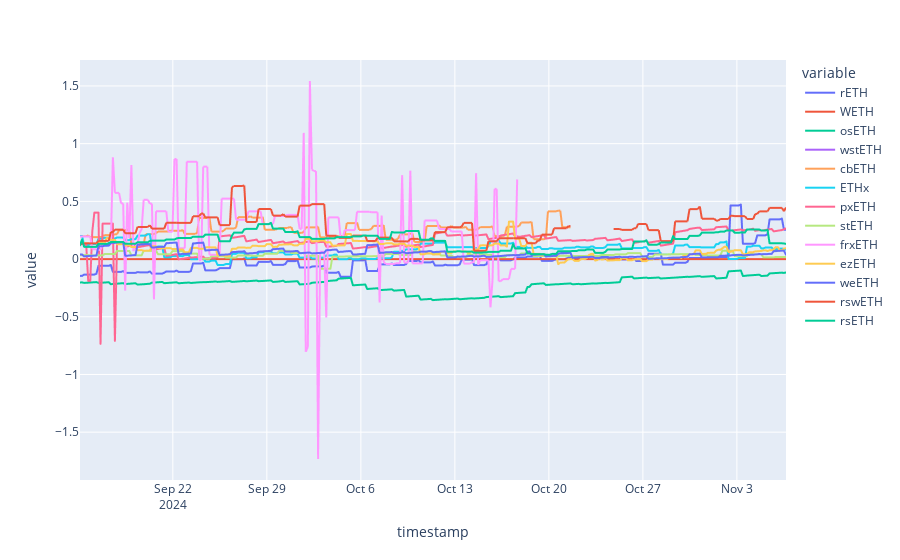

The notebook cell this image was saved under:
### Code cell
def _extract_asset_discounts(row):
    symbol_to_discount = {}

    for destinations in row['destinations']:
        for dest in destinations:
            symbols = [d['symbol'] for d in dest['underlyingTokenSymbols']]
            discounts = [round(100 * d['discount'] /1e18 , 4)for d in dest['lstStatsData']]
            for s, d in zip(symbols, discounts):
                if s in symbol_to_discount:
                    if symbol_to_discount[s] != d:
                        raise ValueError('discount and symbol different')
                else:
                    symbol_to_discount[s] = d
    return symbol_to_discount

lst_discounts = pd.DataFrame.from_records(
    pool_and_destinations_df["getPoolsAndDestinations"].apply(_extract_asset_discounts),
    index=pool_and_destinations_df.index,
)
px.line(lst_discounts)

### Figure 1 — Plotly figure (JSON) as saved in the notebook; plotly's stock layout.template omitted (floating-point values rounded to 4 significant figures; data arrays with more than 128 entries replaced by an {"elided": "..."} marker saying what was removed)
{"data": [{"hovertemplate": "variable=rETH<br>timestamp=%{x}<br>value=%{y}<extra></extra>", "legendgroup": "rETH", "line": {"color": "#636efa", "dash": "solid"}, "marker": {"symbol": "circle"}, "mode": "lines", "name": "rETH", "showlegend": true, "type": "scattergl", "x": {"elided": "345 str values"}, "xaxis": "x", "y": {"elided": "345 float values"}, "yaxis": "y"}, {"hovertemplate": "variable=WETH<br>timestamp=%{x}<br>value=%{y}<extra></extra>", "legendgroup": "WETH", "line": {"color": "#EF553B", "dash": "solid"}, "marker": {"symbol": "circle"}, "mode": "lines", "name": "WETH", "showlegend": true, "type": "scattergl", "x": {"elided": "345 str values"}, "xaxis": "x", "y": {"elided": "345 int values"}, "yaxis": "y"}, {"hovertemplate": "variable=osETH<br>timestamp=%{x}<br>value=%{y}<extra></extra>", "legendgroup": "osETH", "line": {"color": "#00cc96", "dash": "solid"}, "marker": {"symbol": "circle"}, "mode": "lines", "name": "osETH", "showlegend": true, "type": "scattergl", "x": {"elided": "345 str values"}, "xaxis": "x", "y": {"elided": "345 float values"}, "yaxis": "y"}, {"hovertemplate": "variable=wstETH<br>timestamp=%{x}<br>value=%{y}<extra></extra>", "legendgroup": "wstETH", "line": {"color": "#ab63fa", "dash": "solid"}, "marker": {"symbol": "circle"}, "mode": "lines", "name": "wstETH", "showlegend": true, "type": "scattergl", "x": {"elided": "345 str values"}, "xaxis": "x", "y": {"elided": "345 float values"}, "yaxis": "y"}, {"hovertemplate": "variable=cbETH<br>timestamp=%{x}<br>value=%{y}<extra></extra>", "legendgroup": "cbETH", "line": {"color": "#FFA15A", "dash": "solid"}, "marker": {"symbol": "circle"}, "mode": "lines", "name": "cbETH", "showlegend": true, "type": "scattergl", "x": {"elided": "345 str values"}, "xaxis": "x", "y": {"elided": "345 float values"}, "yaxis": "y"}, {"hovertemplate": "variable=ETHx<br>timestamp=%{x}<br>value=%{y}<extra></extra>", "legendgroup": "ETHx", "line": {"color": "#19d3f3", "dash": "solid"}, "marker": {"symbol": "circle"}, "mode": "lines", "name": "ETHx", "showlegend": true, "type": "scattergl", "x": {"elided": "345 str values"}, "xaxis": "x", "y": {"elided": "345 float values"}, "yaxis": "y"}, {"hovertemplate": "variable=pxETH<br>timestamp=%{x}<br>value=%{y}<extra></extra>", "legendgroup": "pxETH", "line": {"color": "#FF6692", "dash": "solid"}, "marker": {"symbol": "circle"}, "mode": "lines", "name": "pxETH", "showlegend": true, "type": "scattergl", "x": {"elided": "345 str values"}, "xaxis": "x", "y": {"elided": "345 float values"}, "yaxis": "y"}, {"hovertemplate": "variable=stETH<br>timestamp=%{x}<br>value=%{y}<extra></extra>", "legendgroup": "stETH", "line": {"color": "#B6E880", "dash": "solid"}, "marker": {"symbol": "circle"}, "mode": "lines", "name": "stETH", "showlegend": true, "type": "scattergl", "x": {"elided": "345 str values"}, "xaxis": "x", "y": {"elided": "345 float values"}, "yaxis": "y"}, {"hovertemplate": "variable=frxETH<br>timestamp=%{x}<br>value=%{y}<extra></extra>", "legendgroup": "frxETH", "line": {"color": "#FF97FF", "dash": "solid"}, "marker": {"symbol": "circle"}, "mode": "lines", "name": "frxETH", "showlegend": true, "type": "scattergl", "x": {"elided": "345 str values"}, "xaxis": "x", "y": {"elided": "345 float values"}, "yaxis": "y"}, {"hovertemplate": "variable=ezETH<br>timestamp=%{x}<br>value=%{y}<extra></extra>", "legendgroup": "ezETH", "line": {"color": "#FECB52", "dash": "solid"}, "marker": {"symbol": "circle"}, "mode": "lines", "name": "ezETH", "showlegend": true, "type": "scattergl", "x": {"elided": "345 str values"}, "xaxis": "x", "y": {"elided": "345 float values"}, "yaxis": "y"}, {"hovertemplate": "variable=weETH<br>timestamp=%{x}<br>value=%{y}<extra></extra>", "legendgroup": "weETH", "line": {"color": "#636efa", "dash": "solid"}, "marker": {"symbol": "circle"}, "mode": "lines", "name": "weETH", "showlegend": true, "type": "scattergl", "x": {"elided": "345 str values"}, "xaxis": "x", "y": {"elided": "345 float values"}, "yaxis": "y"}, {"hovertemplate": "variable=rswETH<br>timestamp=%{x}<br>value=%{y}<extra></extra>", "legendgroup": "rswETH", "line": {"color": "#EF553B", "dash": "solid"}, "marker": {"symbol": "circle"}, "mode": "lines", "name": "rswETH", "showlegend": true, "type": "scattergl", "x": {"elided": "345 str values"}, "xaxis": "x", "y": {"elided": "345 float values"}, "yaxis": "y"}, {"hovertemplate": "variable=rsETH<br>timestamp=%{x}<br>value=%{y}<extra></extra>", "legendgroup": "rsETH", "line": {"color": "#00cc96", "dash": "solid"}, "marker": {"symbol": "circle"}, "mode": "lines", "name": "rsETH", "showlegend": true, "type": "scattergl", "x": {"elided": "345 str values"}, "xaxis": "x", "y": {"elided": "345 float values"}, "yaxis": "y"}], "layout": {"legend": {"title": {"text": "variable"}, "tracegroupgap": 0}, "margin": {"t": 60}, "xaxis": {"anchor": "y", "domain": [0, 1], "title": {"text": "timestamp"}}, "yaxis": {"anchor": "x", "domain": [0, 1], "title": {"text": "value"}}}}
